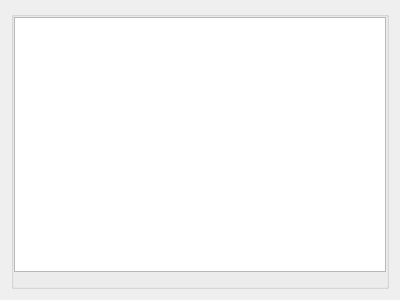
<?xml version="1.0" encoding="UTF-8"?>
<ui version="4.0">
 <class>Graph_Tab</class>
 <widget class="QWidget" name="Graph_Tab">
  <property name="geometry">
   <rect>
    <x>0</x>
    <y>0</y>
    <width>400</width>
    <height>300</height>
   </rect>
  </property>
  <property name="windowTitle">
   <string>Form</string>
  </property>
  <layout class="QVBoxLayout" name="verticalLayout">
   <item>
    <widget class="QGroupBox" name="graph_wrap">
     <property name="title">
      <string/>
     </property>
     <layout class="QVBoxLayout" name="verticalLayout_2">
      <property name="spacing">
       <number>0</number>
      </property>
      <property name="leftMargin">
       <number>0</number>
      </property>
      <property name="topMargin">
       <number>0</number>
      </property>
      <property name="rightMargin">
       <number>0</number>
      </property>
      <property name="bottomMargin">
       <number>0</number>
      </property>
      <item>
       <widget class="QTextEdit" name="graph">
        <property name="verticalScrollBarPolicy">
         <enum>Qt::ScrollBarAlwaysOff</enum>
        </property>
        <property name="horizontalScrollBarPolicy">
         <enum>Qt::ScrollBarAlwaysOff</enum>
        </property>
        <property name="sizeAdjustPolicy">
         <enum>QAbstractScrollArea::AdjustToContents</enum>
        </property>
       </widget>
      </item>
      <item>
       <widget class="QLabel" name="status_label">
        <property name="text">
         <string/>
        </property>
       </widget>
      </item>
     </layout>
    </widget>
   </item>
  </layout>
 </widget>
 <resources/>
 <connections/>
</ui>
